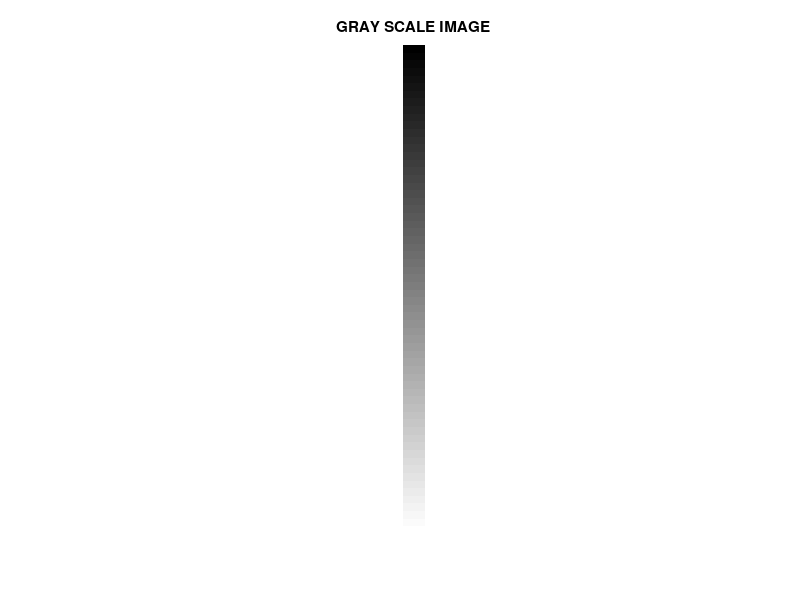
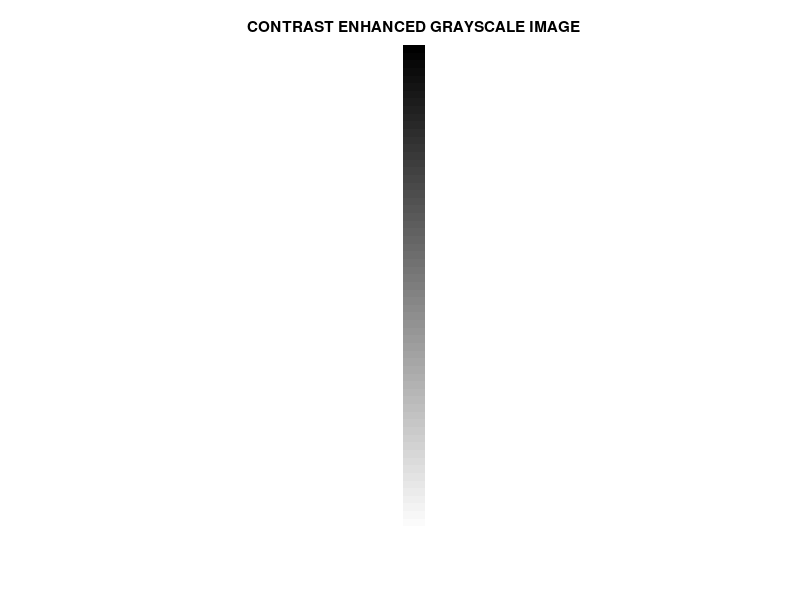
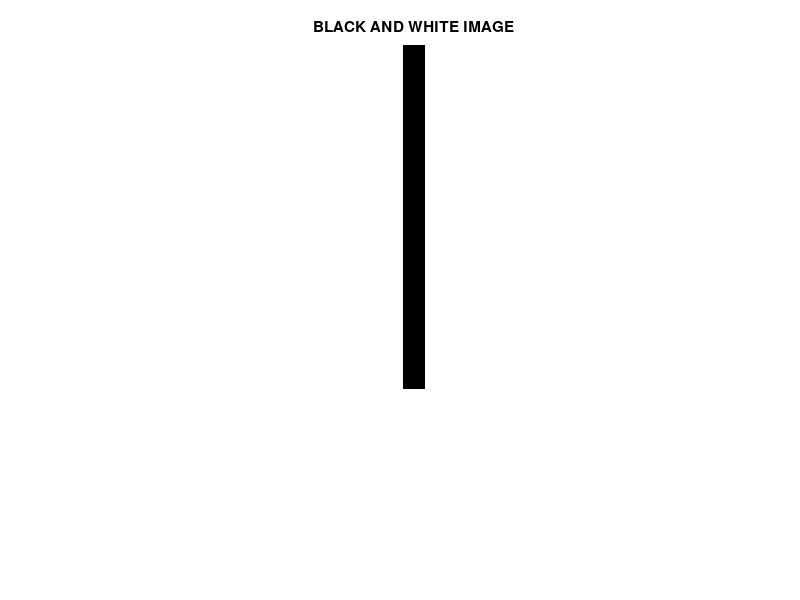
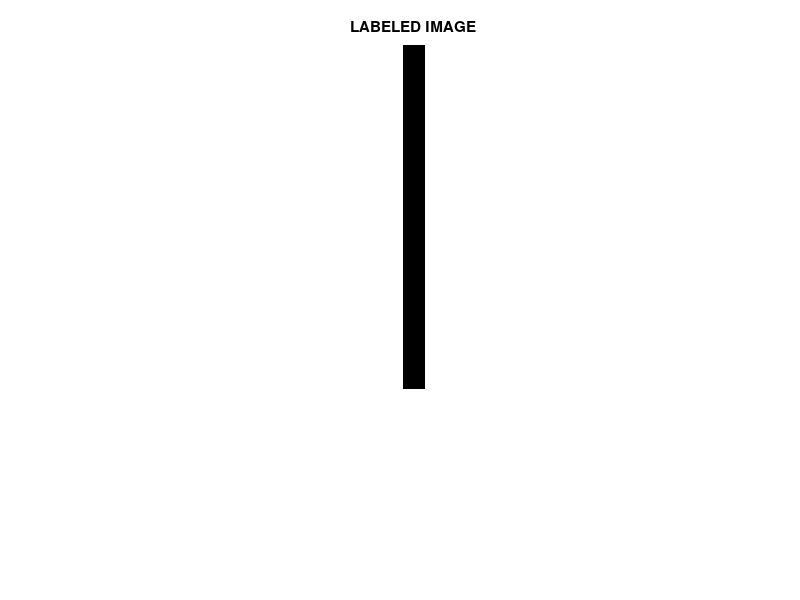

Recreate these plots in MATLAB, in order. (Note: this script raises an error after producing the figures.)
%%% BRAIN TUMOUR  DETECTION AND CLASSIFICATION)%%% 

clc;

close all;

clear all;

warning('off','all');

%%TO READ THE INPUT IMAGE%%%

[FileName,PathName] = uigetfile('*.jpg;*.png;*.bmp','Pick an MRI Image');
if isequal(FileName,0)||isequal(PathName,0)
    warndlg('User Press Cancel');
else
    
a = imread([PathName,FileName]);
figure,imshow(a),title('INPUT IMAGE');


%%%%%%% READ THE INPUT IMAGE BY USING CAMERA %%%%%%%% 


%%%%%%%TO RESIZE THE INPUT IMAGE%%%%%%
a=imresize(a,[256 256]);
figure,imshow(a),title('RESIZED INPUT IMAGE');

%%%%%%TO CONVERT THE RESIZED INPUT IMAGE INTO GRAYSCALE IMAGE%%%%%%
[m n o]=size(a);
if o==3
    gray=rgb2gray(a);
else 
    gray=a;
end
end
 figure,imshow(gray),title('GRAY SCALE IMAGE');


%%%%%%%REGION BASED SEGMENTATION%%%%%%%
   
%%%%%TO ADJUST THE GRAY IMAGE%%%%%
bw1=imadjust(gray);
figure,imshow(bw1),title('CONTRAST ENHANCED GRAYSCALE IMAGE');
    
%%CONVERT TO BLACK AND WHITE IMAGE%%%
bw=im2bw(bw1,0.7);

figure,imshow(bw),title('BLACK AND WHITE IMAGE');

    
% %%LABEL THE BLACK AND WHITE IMAGE%%%
label=bwlabel(bw);

figure,imshow(label),title('LABELED IMAGE');
 
    %%%%SELECT THE REGION PROPERTY%%%%
      %%%%%TO CALL THE ALL PROPERTIES%%%%%
stats=regionprops(label,'all');
     
%%%%%TAKE  IMPORTANT PROPERTIES%%%%%%
area=[stats.Area];
centroid=[stats.Centroid];
majorAxisLength=[stats.MajorAxisLength];
minorAxisLength=[stats.MinorAxisLength];
eccentricity=[stats.Eccentricity];
orientation=[stats.Orientation];
filledArea=[stats.FilledArea];
equivdiameter=[stats.EquivDiameter];
density=[stats.Solidity];
perimeter=[stats.Perimeter];

%%%%%%FROM THE ALL PROPERTIES WE CHOOSE 'AREA' AND 'DENSITY' %%%%%%
 
%%%%CHOOSE THE HIGH DENSE AREA%%%%
high_dense_area=density>0.3;
  
%%%%CHOOSE THE MAX AREA WITH HIGH DENSITY%%%%
max_area=max(area(high_dense_area));
 
%%%%FIND THE MAXIMUM AREA%%%%
tumour_label=find(area==max_area);
  
%%%%LABEL THAT THE MAXIMUM AREA%%%%
tumour=ismember(label,tumour_label);

%%%%%%%DILATE  THE TUMOR AREA%%%%%%
se=strel('square',8);
tumour=imdilate(tumour,se);

 
%%%%TO SHOW THE TUMOR AREA ALONE%%%%%
figure,imshow(tumour,[]),title('TUMOR ALONE IMAGE');

 %%%%%TO SHOW THE DETECTED TUMOR IN THE INPUT IMAGE%%%%
[B,L]=bwboundaries(tumour,'noholes');
figure,imshow(a,[]);
hold on
for  i=1:length(B)
    plot(B{i}(:,2),B{i}(:,1),'g','linewidth',1.5)
end
title('DETECTED TUMOUR IMAGE')
hold off



%%%TO PLOT THE INPUT IMAGE,TUMOUR ALONE IMAGE ,AND DETECTED TUMOR ON INPUT IMAGE%%%
figure,
subplot(1,3,1),imshow(a,[]),title('INPUT TUMOR IMAGE');
subplot(1,3,2),imshow(tumour,[]),title('TUMOUR ALONE IMAGE');
[B,L]=bwboundaries(tumour,'noholes');
subplot(1,3,3),imshow(a,[]);
hold on
for  i=1:length(B)
    plot(B{i}(:,2),B{i}(:,1),'g','linewidth',1.5)
end
title('TUMOUR DETECTED')
hold off
set(gcf, 'Position', get(0,'Screensize'));

ho=tumour;
%%%% TO SPEED UP THE PROCESS RESIZE THE IMAGE INTO SMALL SIZE  %%%%%%

re=imresize(ho,[200 200]);
figure,imshow(re),title('RESIZED SMALL IMAGE');

%%%%% CONVERT THE DATA TYPE INTO UNSIGNED INTEGER %%%%%
re=im2uint8(re);
%     imwrite(re,'8 .jpg');


%%%%% TRAIN THE DATASET IMAGES %%%%%
 
matlabroot='C:\Users\SPIRO-IMAGE\Desktop\FINISHED CODES\2018a codes\BRAIN_CNN_FINISHED\dataset';

Data=imageDatastore(matlabroot,'IncludeSubfolders',true,'LabelSource','foldernames');

%%%%%% CREATE CONVOLUTIONAL NEURAL NETWORK LAYERS %%%%%%


layers=[imageInputLayer([200 200 1])  
    
convolution2dLayer(3,8,'Padding','same')
    batchNormalizationLayer
    reluLayer
    
    maxPooling2dLayer(2,'Stride',2)
    
    convolution2dLayer(3,16,'Padding','same')
    batchNormalizationLayer
    reluLayer
    
    maxPooling2dLayer(2,'Stride',2)
    
    convolution2dLayer(3,32,'Padding','same')
    batchNormalizationLayer
    reluLayer
    
    maxPooling2dLayer(2,'Stride',2)
    
    
    convolution2dLayer(3,64,'Padding','same')
    batchNormalizationLayer
    reluLayer
    
    maxPooling2dLayer(2,'Stride',2)
    
    convolution2dLayer(3,128,'Padding','same')
    batchNormalizationLayer
    reluLayer
    
    maxPooling2dLayer(2,'Stride',2)
    
    convolution2dLayer(3,256,'Padding','same')
    batchNormalizationLayer
    reluLayer
    
    fullyConnectedLayer(2)
    softmaxLayer
    classificationLayer];

options=trainingOptions('sgdm','MaxEpochs',15,'initialLearnRate',0.01,'Plots','training-progress');


convnet=trainNetwork(Data,layers,options);


%%%%% TO  CLASSIFY THE OUTPUT %%%%%%% 

output=classify(convnet,re);
tf1=[];

for ii=1:2
    st=int2str(ii)
    tf=ismember(output,st);
    tf1=[tf1 tf];
end

output1=find(tf1==1);

if output1==2
    
    figure,imshow(a);
    hold on;
    
    stats=regionprops(tumour,'all');
    area=[stats.Area];
    
    if(area<5000)
        
    msgbox('MALIGNANT TUMOR');
    warndlg('normal stage');
    disp('MALIGNANT TUMOR-normal stage');
    
    elseif(area>=5000&&area<10000)
        
        msgbox('MALIGNANT TUMOR');
         warndlg('medium stage');
        disp('MALIGNANT TUMOR-medium stage');
        
    elseif(area>=10000)
        msgbox('MALIGNANT TUMOR');
        warndlg('severe stage');
    disp('MALIGNANT TUMOR- stage');
    
    hold off;
    
    end
   
    ccf=2;
    
elseif output1==1
    
    figure,imshow(a);
    hold on;
    
    stats=regionprops(tumour,'all');
    area=[stats.Area];
    
    if(area<1000)
        
    msgbox('BENIGN TUMOR');
    warndlg('normal stage');
    disp('BENIGN TUMOR-normal stage');
    
    elseif(area>=1000&&area<2000)
        
        msgbox('BENIGN TUMOR');
         warndlg('medium stage');
         disp('BENIGN TUMOR-medium stage');
    
    elseif(area>=2000)
        msgbox('BENIGN TUMOR');
        warndlg('severe stage');
        disp('BENIGN TUMOR- stage');
        
        hold off;
        
    end
   
    ccf=1;
end   



%%%%%%%%%%%%%%%%%%%%%%%%%%%%%%%%%%%%%end%%%%%%%%%%%%%%%%%%%%%%%%%%%%%%%%%%%%%%%%%%%